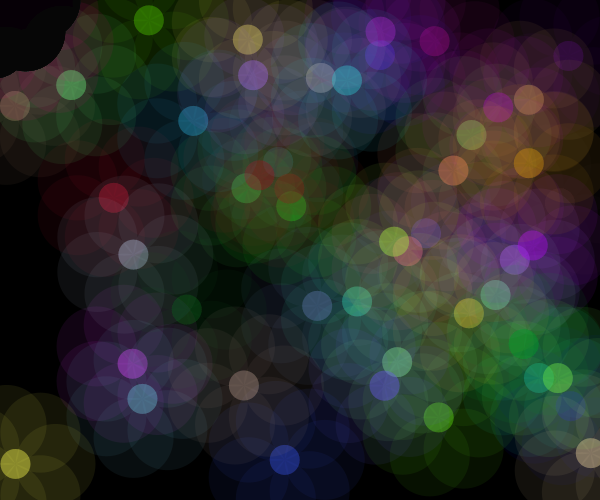
Frame 1 (no input)
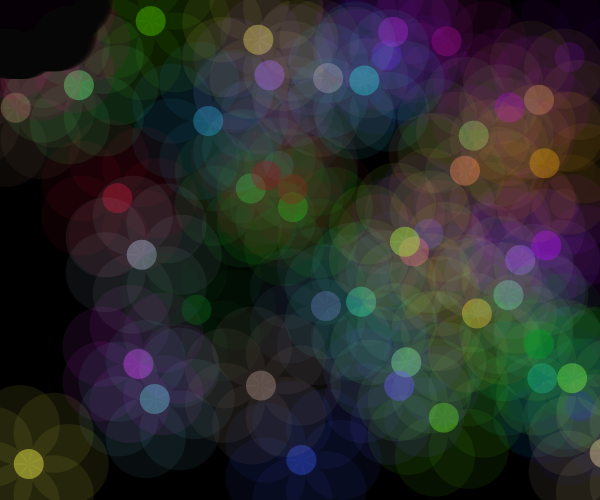
Frame 60 (the mouse pressed at the canvas centre just before this capture)
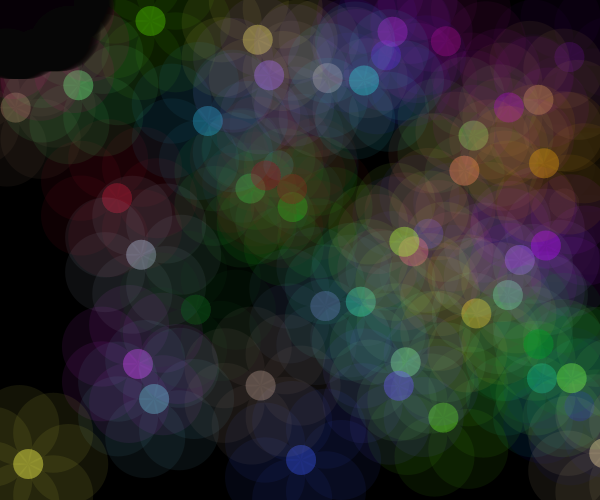
Frame 120 (the mouse held since frame 60 and released just before this capture)

The Processing sketch that drew these frames (run headless with seeded random() and noise(); from frame 60 on, the mouse is pressed at the canvas centre):

// Processing sketch: processing_25785
// ── processing_25785.pde

float []x=new float[100];
float []y=new float[100];

float posy;
float posx;
float circpos=0;
float cdist;
float rad;

float[]colorise=new float[100];
float[]colorize=new float[100];
float[]colorizen=new float[100];

float wind;
float swit4;


void setup() {
  size(600,500);
  smooth();


  cdist=(2*PI)/7;
  rad=40;
  
  swit4=1;
  
  for(int lip=0;lip<50;lip++) {

    y[lip]=random(5,500);
    x[lip]=random(6,600);  
    colorise[lip]=random(255);
    colorize[lip]=random(255);
    colorizen[lip]=random(255);
    
    
  }
}

void draw() {
  background(0);
  noStroke();

  for(int lip=0;lip<100;lip++) {
    fill(colorizen[lip],colorize[lip],colorise[lip],20);
    
    
////wind////
        if(swit4==1){
      wind=wind+random(0.001,0.01);
      if(wind>5){
      swit4=0;
      }  
    }
    if(swit4==0){
     wind=wind-random(0.001,0.01); 
      if(wind<-5){
      swit4=1;
      }
    }
   
    x[lip]=x[lip]+(wind*lip/100);
    y[lip]=y[lip]+(wind/lip/10);

    ////flowers/////
    for(int lop=0; lop<7; lop++) {

      ellipse(x[lip],y[lip],30,30);
      posx=x[lip]+(cos(circpos+(cdist*lop))*rad);
      posy=y[lip]+(sin(circpos+(cdist*lop))*rad);
      ellipse(posx,posy,80,80);
    }
  }
  
}
